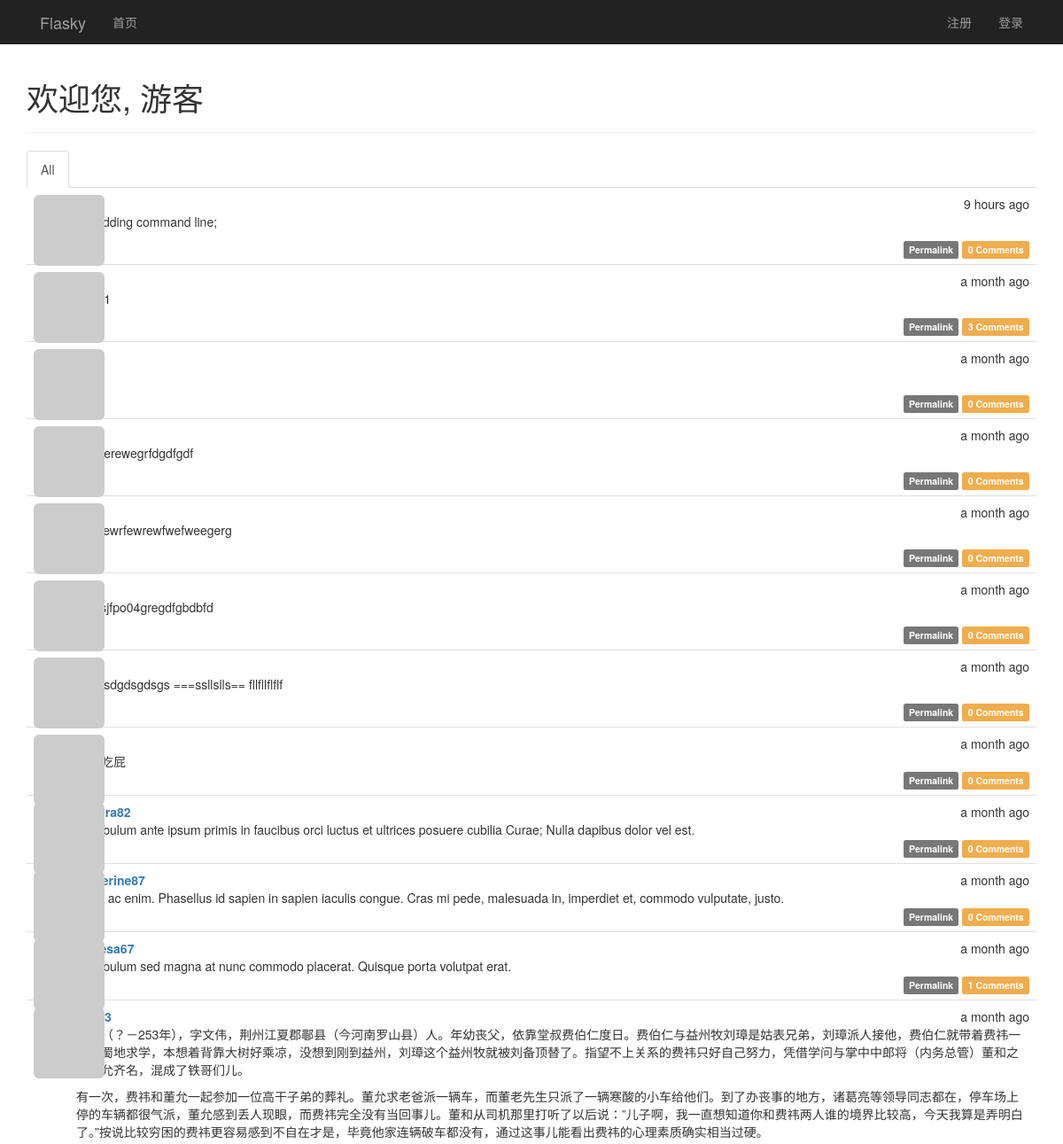
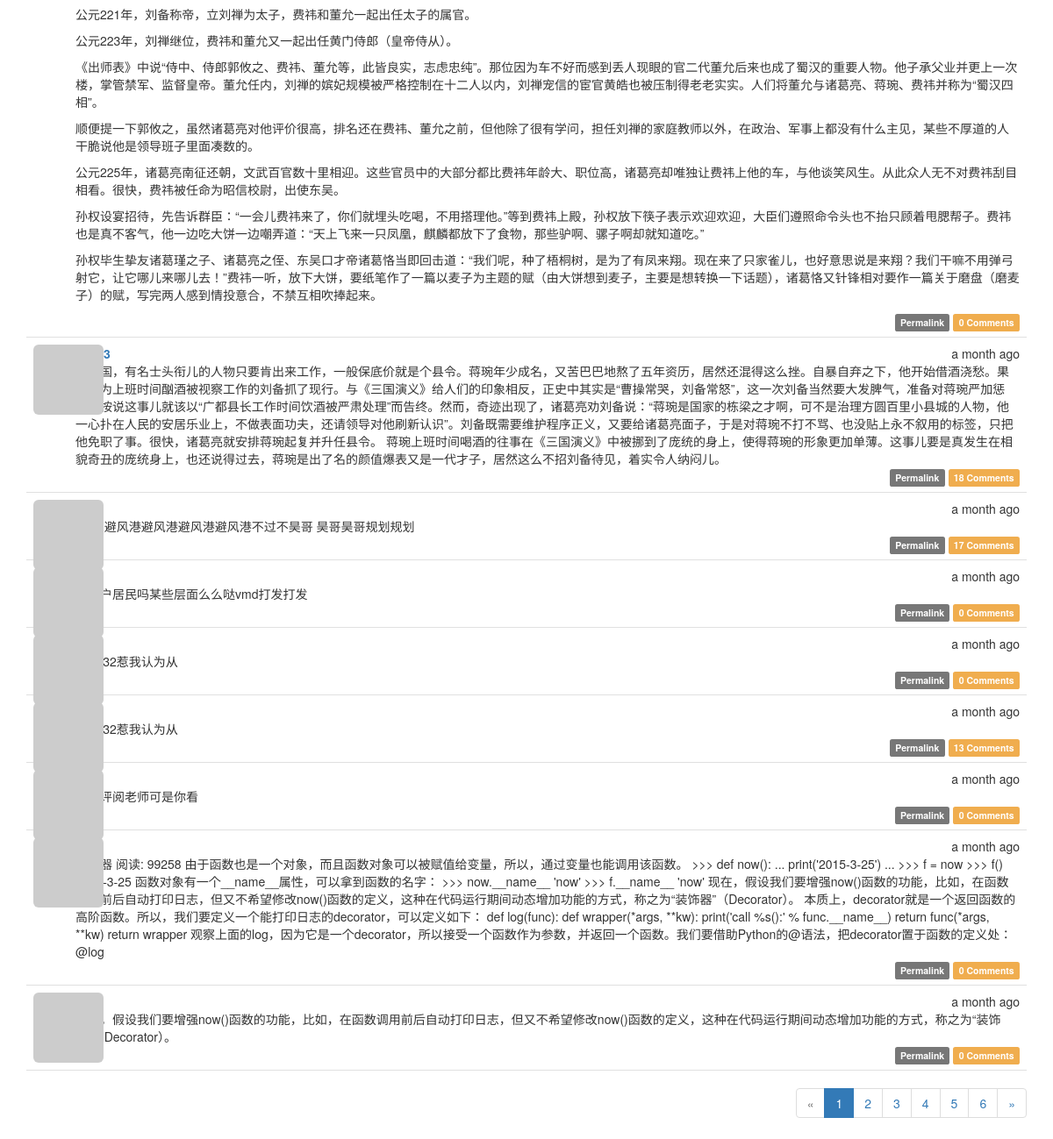
The page / on the database its author committed (2 pictures, top to bottom).
### app/models.py (models this page shows, shortened)
class Post(db.Model):
    __tablename__ = 'posts'
    id = db.Column(db.Integer, primary_key=True)
    body = db.Column(db.Text)
    body_html = db.Column(db.Text)
    timestamp = db.Column(db.DateTime, index=True, default=datetime.utcnow)
    author_id = db.Column(db.Integer, db.ForeignKey('users.id'))
    comments = db.relationship('Comment', backref='post', lazy='dynamic')

class User(UserMixin, db.Model):
    __tablename__ = 'users'
    id = db.Column(db.Integer, primary_key=True)
    email = db.Column(db.String(64), unique=True, index=True)
    username = db.Column(db.String(64), unique=True, index=True)
    password_hash = db.Column(db.String(128))
    confirmed = db.Column(db.Boolean, default=False)
    role_id = db.Column(db.Integer, db.ForeignKey('roles.id'))
    name = db.Column(db.String(64))
    location = db.Column(db.String(64))
    about_me = db.Column(db.TEXT())
    member_since = db.Column(db.DateTime(), default=datetime.utcnow)
    last_seen = db.Column(db.DateTime(), default=datetime.utcnow)
    avatar_hash = db.Column(db.String(32))
    ''' 查询用户写的文章,SQL:
    SELECT
        posts.id AS posts_id,
        posts.body AS posts_body,
        posts.body_html AS posts_body_html,
        posts.timestamp AS posts_timestamp,
        posts.author_id AS posts_author_id
    FROM
        posts
    WHERE
        posts.author_id = 2
    '''
    posts = db.relationship('Post', backref='author', lazy='dynamic')
    """follower_id表示关注者， followed_id表示被关注者
        查询被关注者，select * from follows  LEFT JOIN users on follower_id = id where follower_id=2
    SELECT
        follows.follower_id AS follows_follower_id,
        follows.followed_id AS follows_followed_id,
        follows.timestamp AS follows_timestamp,
        users_1.id AS users_1_id,
        users_1.email AS users_1_email,
        users_1.username AS users_1_username,
        users_1.password_hash AS users_1_password_hash,
        users_1.confirmed AS users_1_confirmed,
        users_1.role_id AS users_1_role_id,
        users_1.name AS users_1_name,
        users_1.location AS users_1_location,
        users_1.about_me AS users_1_about_me,
        users_1.member_since AS users_1_member_since,
        users_1.last_seen AS users_1_last_seen,
        users_1.avatar_hash AS users_1_avatar_hash,
        users_2.id AS users_2_id,
        users_2.email AS users_2_email,
        users_2.username AS users_2_username,
        users_2.password_hash AS users_2_password_hash,
        users_2.confirmed AS users_2_confirmed,
        users_2.role_id AS users_2_role_id,
        users_2.name AS users_2_name,
        users_2.location AS users_2_location,
        users_2.about_me AS users_2_about_me,
        users_2.member_since AS users_2_member_since,
        users_2.last_seen AS users_2_last_seen,
        users_2.avatar_hash AS users_2_avatar_hash
    FROM
        follows
    LEFT OUTER JOIN users AS users_1 ON users_1.id = follows.follower_id
    LEFT OUTER JOIN users AS users_2 ON users_2.id = follows.followed_id
    WHERE
        follows.follower_id = 2;
    """
    followed = db.relationship('Follow', foreign_keys=[Follow.follower_id],
                               backref=db.backref('follower', lazy='joined'),
                               lazy='dynamic',
                               cascade='all, delete-orphan')
    """ 查询关注者， select * from follows  LEFT JOIN users on followed_id = id where followed_id=3
        users_1：关注者表
        users_2：被关注者表
    SELECT
        follows.follower_id AS follows_follower_id,
        follows.followed_id AS follows_followed_id,
        follows.timestamp AS follows_timestamp,
        users_1.id AS users_1_id,
        users_1.email AS users_1_email,
        users_1.username AS users_1_username,
        users_1.password_hash AS users_1_password_hash,
        users_1.confirmed AS users_1_confirmed,
        users_1.role_id AS users_1_role_id,
        users_1.name AS users_1_name,
        users_1.location AS users_1_location,
        users_1.about_me AS users_1_about_me,
        users_1.member_since AS users_1_member_since,
        users_1.last_seen AS users_1_last_seen,
        users_1.avatar_hash AS users_1_avatar_hash,
        users_2.id AS users_2_id,
        users_2.email AS users_2_email,
        users_2.username AS users_2_username,
        users_2.password_hash AS users_2_password_hash,
        users_2.confirmed AS users_2_confirmed,
        users_2.role_id AS users_2_role_id,
        users_2.name AS users_2_name,
        users_2.location AS users_2_location,
        users_2.about_me AS users_2_about_me,
        users_2.member_since AS users_2_member_since,
        users_2.last_seen AS users_2_last_seen,
        users_2.avatar_hash AS users_2_avatar_hash
    FROM
        follows
    LEFT OUTER JOIN users AS users_1 ON users_1.id = follows.follower_id
    LEFT OUTER JOIN users AS users_2 ON users_2.id = follows.followed_id
    WHERE
        follows.followed_id = 7;
    """
    followers = db.relationship('Follow', foreign_keys=[Follow.followed_id],
                                backref=db.backref('followed', lazy='joined'),
                                lazy='dynamic',
                                cascade='all, delete-orphan')
    comments = db.relationship('Comment', backref='author', lazy='dynamic')
    @property
    def password(self):
        raise AttributeError('password is not a readable attribute')
    def gravatar(self, size=100, default='identicon', rating='g'):
        if request.is_secure:
            url = 'https://secure.gravatar.com/avatar'
        else:
            url = 'http://s.gravatar.com/avatar'
        email_hash = self.avatar_hash or hashlib.md5(self.email.encode('utf-8')).hexdigest()
        return '{url}/{hash}?s={size}&d={default}&r={rating}'.format(
            url=url, hash=email_hash, size=size, default=default, rating=rating)

### app/main/views.py (the view)
@main.route('/', methods=['GET', 'POST'])
def index():
    form = PostForm()
    if current_user.can(Permission.WRITE_ARTICLES) and \
            form.validate_on_submit():
        post = Post(body=form.body.data,
                    author=current_user._get_current_object())
        db.session.add(post)
        return redirect(url_for('.index'))
    show_followed = False
    if current_user.is_authenticated:
        show_followed = bool(request.cookies.get('show_followed', ''))
    if show_followed:
        query = current_user.followed_posts
    else:
        query = Post.query
    page = request.args.get('page', 1, type=int)
    pagination = query.order_by(Post.timestamp.desc()).paginate(
        page, per_page=current_app.config['FLASK_POSTS_PER_PAGE'],
        error_out=False)
    posts = pagination.items
    return render_template('index.html', form=form, posts=posts, show_followed=show_followed, pagination=pagination)

### app/auth/views.py (called while the page is built)
@auth.before_app_request
def before_request():
    if current_user.is_authenticated:
        current_user.ping()
        if not current_user.confirmed \
                and request.endpoint[:5] != 'auth.' \
                and request.endpoint != 'static':
            return redirect(url_for('auth.unconfirmed'))

### app/main/__init__.py (called while the page is built)
@main.app_context_processor
def inject_permissions():
    return dict(Permission=Permission)

### app/models.py (called while the page is built)
    def can(self, permissions):
        return False

    def is_administrator(self):
        return False

### app/templates/index.html (shortened to what this page needs)
{% extends "base.html" %}
{% import "bootstrap/wtf.html" as wtf %}
{% import "_marcros.html" as macros %}
{% block page_content %}
<div class="page-header">
    <h1>欢迎您,
    {% if current_user.is_authenticated %}
        {{ current_user.username }}
    {% else %}
        游客
    {% endif %}
    </h1>
</div>
<div class="post-tabs">
    <ul class="nav nav-tabs">
        <li {% if not show_followed %} class="active" {% endif %}><a href="{{ url_for('.show_all') }}">All</a></li>
    </ul>
    {% include '_posts.html' %}
</div>
{% if pagination %}
<div class="pagination">
    {{ macros.pagination_widget(pagination, '.index') }}
</div>
{% endif %}
{% endblock %}

### app/templates/_posts.html (shortened to what this page needs)
<ul class="posts">
    {% for post in posts %}
    <li class="post">
        <div class="post-thumbnail">
            <a href="{{ url_for('.user', username=post.author.username) }}">
                <img class="img-rounded profile-thumbnail"
                     src="{{ post.author.gravatar(size=40) }}">
            </a>
        </div>
        <div class="post-content">
            <div class="post-date">{{ moment(post.timestamp).fromNow() }}</div>
            <div class="post-author">
                <a href="{{ url_for('.user', username=post.author.username) }}">
                    {{ post.author.username }}
                </a>
            </div>
            <div class="post-body">
                {% if post.body_html %}
                    {{ post.body_html | safe }}
                {% else %}
                    {{ post.body }}
                {% endif %}
            </div>
            <div class="post-footer">
                <a href="{{ url_for('.post', post_id=post.id) }}">
                    <span class="label label-default">Permalink</span>
                </a>
                <a href="{{ url_for('.post', post_id=post.id) }}#comments">
                    <span class="label label-warning">
                        {{ post.comments.count() }} Comments
                    </span>
                </a>
            </div>
        </div>
    </li>
    {% endfor %}
</ul>

### app/static/styles.css (style rules this page uses)
.profile-thumbnail { position: absolute; }
div.post-tabs { margin-top: 16px; }
ul.posts { list-style-type: none; padding: 0px; margin: 16px 0px 0px 0px; border-top: 1px solid #e0e0e0; }
div.post-tabs ul.posts { margin: 0px; border-top: none; }
ul.posts li.post { padding: 8px; border-bottom: 1px solid #e0e0e0; }
div.post-date { float: right; }
div.post-author { font-weight: bold; }
div.post-thumbnail { position: absolute; }
div.post-content { margin-left: 48px; min-height: 48px; }
div.post-footer { text-align: right; }
div.pagination { width: 100%; text-align: right; padding: 0px; margin: 0px; }

### rows shown on the page
Post: timestamp "9 hours ago", body_html "I'm adding command line;", comments.count "0"
Post: timestamp "a month ago", comments.count "3"
Post: timestamp "a month ago", comments.count "0"
Post: timestamp "a month ago", body_html "2224erewegrfdgdfgdf", comments.count "0"
Post: timestamp "a month ago", body_html "24wrewrfewrewfwefweegerg", comments.count "0"
Post: timestamp "a month ago", body_html "dfg;;sjfpo04gregdfgbdbfd", comments.count "0"
Post: timestamp "a month ago", body_html "235gsdgdsgdsgs ===ssllslls== fllfllflflf", comments.count "0"
Post: timestamp "a month ago", comments.count "0"
Post: timestamp "a month ago", body "Vestibulum ante ipsum primis in faucibus orci luctus et ultrices posuere cubilia Curae; Nulla dapibus dolor vel est.", comments.count "0"
Post: timestamp "a month ago", author.username "catherine87", body "Nulla ac enim. Phasellus id sapien in sapien iaculis congue. Cras mi pede, malesuada in, imperdiet et, commodo vulputate, justo.", comments.count "0"
Post: timestamp "a month ago", author.username "theresa67", body "Vestibulum sed magna at nunc commodo placerat. Quisque porta volutpat erat.", comments.count "1"
Post: timestamp "a month ago", body_html "费祎（？－253年），字文伟，荆州江夏郡鄳县（今河南罗山县）人。年幼丧父，依靠堂叔费伯仁度日。费伯仁与益州牧刘璋是姑表兄弟，刘璋派人接他，费伯仁就带着费祎一起去蜀地求学，本想着背靠大树好乘凉，没想到刚到益州，刘璋这个益州牧就被刘备顶替了。指望不上关系的费祎只好自己努力，凭借学问与掌中中郎将（内务总管）董和之子董允齐名，混成了铁哥们儿。 有一次，费祎和董允一起参加一位高干子弟的葬礼。董允求老爸派一辆车，而董老先生只派了一辆寒酸的小车给他们。到了办丧事的地方，诸葛亮等领导同志都在，停车场上停的车辆都很气派，董允感到丢人现眼，而费祎完全没有当回事儿。董和从司机那里打听了以后说：”儿子啊，我一直想知道你和费祎两人谁的境界比较高，今天我算是弄明白了。”按说比较穷困的费祎更容易感到不自在才是，毕竟他家连辆破车都没有，通过这事儿能看出费祎的心理素质确实相当过硬。 公元221年，刘备称帝，立刘禅为太子，费祎和董允一起出任太子的属官。 公元223年，刘禅继位，费祎和董允又一起出任黄门侍郎（皇帝侍从）。 《出师表》中说“侍中、侍郎郭攸之、费祎、董允等，此皆良实，志虑忠纯”。那位因为车不好而感到丢人现眼的官二代董允后来也成了蜀汉的重要人物。他子承父业并更上一次楼，掌管禁军、监督皇帝。董允任内，刘禅的嫔妃规模被严格控制在十二人以内，刘禅宠信的宦官黄皓也被压制得老老实实。人们将董允与诸葛亮、蒋琬、费祎并称为“蜀汉四相”。 顺便提一下郭攸之，虽然诸葛亮对他评价很高，排名还在费祎、董允之前，但他除了很有学问，担任刘禅的家庭教师以外，在政治、军事上都没有什么主见，某些不厚道的人干脆说他是领导班子里面凑数的。…", comments.count "0"
Post: timestamp "a month ago", body "末三国，有名士头衔儿的人物只要肯出来工作，一般保底价就是个县令。蒋琬年少成名，又苦巴巴地熬了五年资历，居然还混得这么挫。自暴自弃之下，他开始借酒浇愁。果然因为上班时间酗酒被视察工作的刘备抓了现行。与《三国演义》给人们的印象相反，正史中其实是“曹操常哭，刘备常怒”，这一次刘备当然要大发脾气，准备对蒋琬严加惩处。按说这事儿就该以“广都县长工作时间饮酒被严肃处理”而告终。然而，奇迹出现了，诸葛亮劝刘备说：“蒋琬是国家的栋梁之才啊，可不是治理方圆百里小县城的人物，他一心扑在人民的安居乐业上，不做表面功夫，还请领导对他刷新认识”。刘备既需要维护程序正义，又要给诸葛亮面子，于是对蒋琬不打不骂、也没贴上永不叙用的标签，只把他免职了事。很快，诸葛亮就安排蒋琬起复并升任县令。 蒋琬上班时间喝酒的往事在《三国演义》中被挪到了庞统的身上，使得蒋琬的形象更加单薄。这事儿要是真发生在相貌奇丑的庞统身上，也还说得过去，蒋琬是出了名的颜值爆表又是一代才子，居然这么不招刘备待见，着实令人纳闷儿。", comments.count "18"
Post: timestamp "a month ago", body "r恶搞避风港避风港避风港避风港不过不昊哥 昊哥昊哥规划规划", comments.count "17"
Post: timestamp "a month ago", body "月娥户居民吗某些层面么么哒vmd打发打发", comments.count "0"
Post: timestamp "a month ago", body "333332惹我认为从", comments.count "0"
Post: timestamp "a month ago", body "333332惹我认为从", comments.count "13"
Post: timestamp "a month ago", body "发表评阅老师可是你看", comments.count "0"
Post: timestamp "a month ago", body "装饰器 阅读: 99258 由于函数也是一个对象，而且函数对象可以被赋值给变量，所以，通过变量也能调用该函数。 >>> def now(): ... print('2015-3-25') ... >>> f = now >>> f() 2015-3-25 函数对象有一个__name__属性，可以拿到函数的名字： >>> now.__name__ 'now' >>> f.__name__ 'now' 现在，假设我们要增强now()函数的功能，比如，在函数调用前后自动打印日志，但又不希望修改now()函数的定义，这种在代码运行期间动态增加功能的方式，称之为“装饰器”（Decorator）。 本质上，decorator就是一个返回函数的高阶函数。所以，我们要定义一个能打印日志的decorator，可以定义如下： def log(func): def wrapper(*args, **kw): print('call %s():' % func.__name__) return func(*args, **kw) return wrapper 观察上面的log，因为它是一个decorator，所以接受一个函数作为参数，并返回一个函数。我们要借助Python的@语法，把decorator置于函数的定义处： @log", comments.count "0"
Post: timestamp "a month ago", body "现在，假设我们要增强now()函数的功能，比如，在函数调用前后自动打印日志，但又不希望修改now()函数的定义，这种在代码运行期间动态增加功能的方式，称之为“装饰器”（Decorator）。", comments.count "0"

### other values the page prints
{{ p }} "1" "2" "3" "4" "5"
{{ p }} "6"
